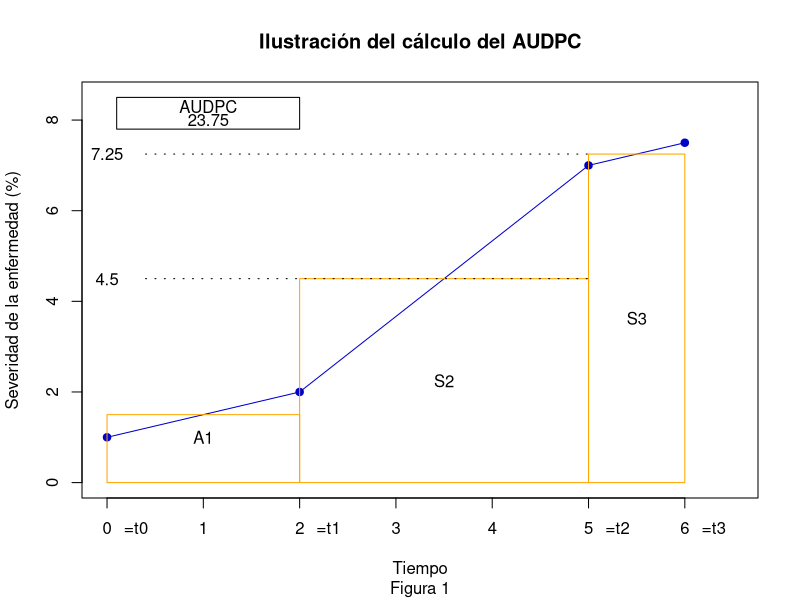
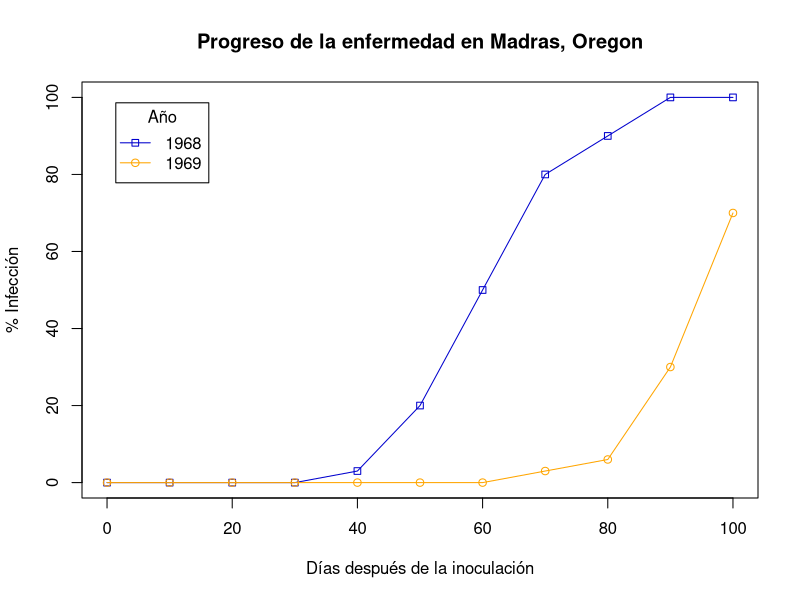

The R source for these figures, in order:
# Epidemiología vegetal
# Ejercicio 5
# Dr. Ezequiel López
# Dr. Byron González
# http://cete.fausac.gt
# Este material es una traducción libre con base en el texto  
# Ecology and Epidemiology in R: Disease Progress Over Time
# https://www.apsnet.org/edcenter/disimpactmngmnt/topc/EcologyAndEpidemiologyInR/DiseaseProgress/Pages/default.aspx

# Configure las mediciones del porcentaje de severidad de la enfermedad; 
# puede cambiarlos en análisis posteriores para ver cómo afecta
#el AUDPC
ds0<-1
ds1<-2
ds2<-7
ds3<-7.5

#Coloque estos valores en un vector sin realizar algún cambio
disease.severity<-c(ds0,ds1,ds2,ds3)

#Puntos temporales en los que se harán mediciones 
#de la severidad de la enfermedad, 
#cámbielos en los análisis posteriores
#vea cómo afecta al valor de AUDPC
t0<-0
t1<-2
t2<-5
t3<-6
##Coloque el período de tiempo en un vector
##No cambie esos valores

time.period<-c(t0,t1,t2,t3)

# Refresque su memoria sobre cómo funciona la función de trazado

help(plot)

#Ahora genere la gráfica de la curva de la severidad de la enfermedad bajo el #tiempo

windows(10,10)

plot(time.period,
     disease.severity,
     ylim=c(0,(ds3+1)),
     xlim=c(0,(t3+0.5)),
     xlab="Tiempo",
     ylab="Severidad de la enfermedad (%)",
     type="o",
     pch=19,
     col="mediumblue")

#Agregue el título y subtítulo al gráfico (main= título principal)

title(main="Ilustración del cálculo del AUDPC",
      sub="Figura 1")

#Agregue el texto a las etiquetas de x definiendo los períodos de tiempo
#definidos en el texto

mtext("=t0",1,at=0.3,1)
mtext("=t1",1,at=2.3,1)
mtext("=t2",1,at=5.3,1)
mtext("=t3",1,at=6.3,1)

#Illustre el área bajo el progreso de la enfermedad 
#la curva con rectangulos.

## No cambie esos valores

rect(t0,0,t1,((ds0+ds1)/2),border="orange")

#Agregue texto al rectángulo para describirlo

text(1,1,"A1")

#Agregue segmento al eje Y 
#Y así sucesivamente

rect(t1,0,t2,((ds1+ds2)/2),border="orange")
text(((t1+t2)/2),(((ds1+ds2)/2)/2),"S2")

#Dibuje la línea en el eje X y etiquétela con el valor

segments(.4,((ds1+ds2)/2),t2,((ds1+ds2)/2),
         col="black",lty="18")
text(0,((ds1+ds2)/2),((ds1+ds2)/2))
rect(t2,0,t3,((ds2+ds3)/2),border="orange")
text(((t2+t3)/2),(((ds2+ds3)/2)/2),"S3")
segments(0.4,((ds2+ds3)/2),t2,((ds2+ds3)/2),
         col="black",lty="18")
text(0,((ds2+ds3)/2),((ds2+ds3)/2))

#Construya una función para calcular el AUDPC
#El corchete izquierdo indica el comienzo de la función

audpc <- function(disease.severity,time.period){
  
  #n es el tamaño del período de tiempo, o
  #el número total de muestras
  
  n <- length(time.period)
  
  #meanvec es el vector (matriz de una dimensión)
  #que contendrá la media del porcentaje de infección
  # Se inicializa conteniendo -1 para todas las entradas
  # Este tipo de inicialización es a veces útil
  #para depurar
  
  meanvec <- matrix(-1,(n-1))
  
  #intvec es el vector que contendrá el tamaño del
  #tiempo entre fechas de muestreo
  
  intvec <- matrix(-1,(n-1))
  
  # El bucle (proceso que se repite indefinidamente) va de la primera a la #penúltima entrada 
  # El corchete izquierdo indica el comienzo de
  #los comandos en el bucle
  
  for(i in 1:(n-1)){
    
    #la entrada ith en meanvec es reemplazada por el
    #porcentaje promedio de la infección
    #entre la muestra del tiempo i y la muestra del tiempo i+1
    
    meanvec[i] <- mean(c(disease.severity[i],
                         disease.severity[i+1]))
    
    # La entrada i-ésima en intvec se sustituye por la longitud (tamaño del #vector)del intervalo de tiempo entre el tiempo i y el tiempo i+1
    
    intvec[i] <- time.period[i+1] - time.period[i]
    
    # El corchete derecho termina el bucle
  }
  
  # Los dos vectores se multiplican juntos
  # Una entrada a la vez
  
  infprod <- meanvec * intvec
  
  #la suma de las entradas en el vector resultante
  #proporcionar el AUDPC
  
  sum(infprod)
  
  # El corchete derecho finaliza la función
}


# Ahora aplique la función a los datos de ejemplo y ponga
# el resultado en un nuevo objeto llamado 'AUDPCexample'

audpc(disease.severity,time.period) -> AUDPCexample

#Despliegue el valor del AUDPC 
#Dibuje el rectángulo en torno al valor

rect(0.1,(ds3+.3),2,(ds3+1),border="black")

#Texto AUDPC 

text(1.05,(ds3+0.8),"AUDPC")
text(1.05,(ds3+0.5),AUDPCexample)

#################################################################################

#Ejercicio 3

## Configure el vector para el gráfico de AUDPC, de la localidad de Madras 
##  DAI = Days After Inoculation (días después de la inoculación)

daysAfterInoculation <- c(0,10,20,30,40,50,60,70,80,90,100)
severityYear68 <- c(0,0,0,0,3,20,50,80, 90, 100, 100)
severityYear69 <- c( 0,0,0,0,0,0,0,3,6,30,70)

## Configure la línea de la gráfica para 1968

plot(
  daysAfterInoculation,
  severityYear68,
  type="o",
  pch=22,
  col="mediumblue",
  ylim=c(0,100),
  xlab='Días después de la inoculación',
  ylab='% Infección'
)

## Establezca el título principal

title(main="Progreso de la enfermedad en Madras, Oregon")

## Línea de superposición para el gráfico de 1969

lines(
  daysAfterInoculation,
  severityYear69,
  type="o", col="orange"
)

## Establezca la leyenda del gráfico en la esquina superior izquierda

legend(
  "topleft",
  c("1968","1969"),
  pch= c(22,21),
  lty=1,
  col = c("mediumblue","orange"),
  title="Año",
  inset=0.05
)

## Calcule el AUDPC usando la función llamada 'audpc' que
##      fue creada en el AUDPC exercise de este documento
## Si usted ha iniciado una nueva sesión de R y no ha salvado
##      la función usted necesitará crearla nuevamente.
## Para comprobar que tiene disponible la función, intente
##      ingresar el nombre de la función, 'audpc', en la línea de comando
##      y R retornará el contenido de la función.
# Calcule el AUDPC para 1968

audpc(severityYear68,daysAfterInoculation)

# Calcule el AUDPC para 1969

audpc(severityYear69,daysAfterInoculation)